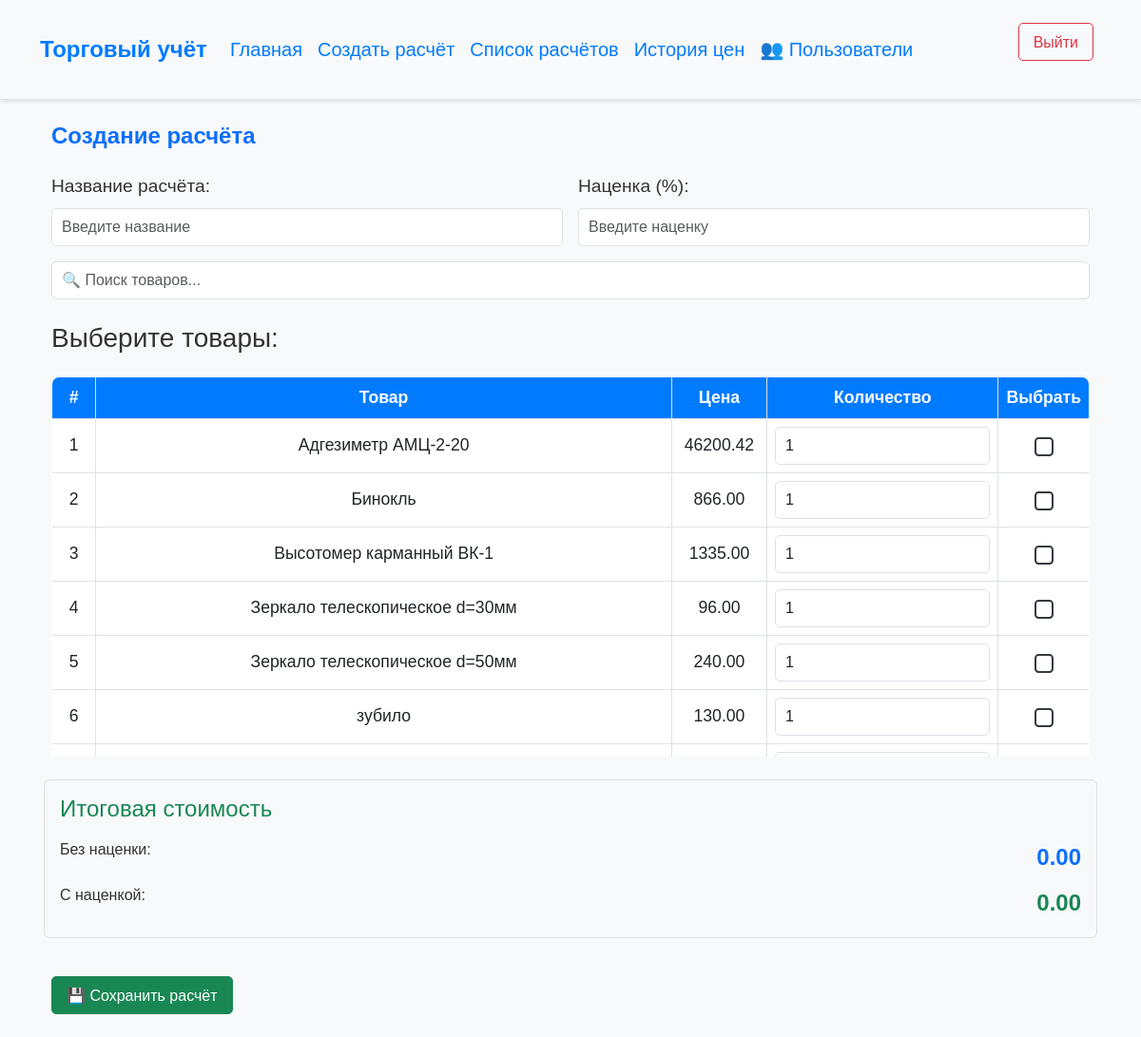
The page /calculations/create/ (signed in) on the database its author committed.
### trades/models.py (models this page shows, shortened)
class Item(models.Model):
    name = models.CharField(max_length=255, unique=True)
    price = models.DecimalField(max_digits=10, decimal_places=2)

### trades/views.py (the view, shortened to what this page needs)
# urls.py: path('calculations/create/', views.create_calculation, name='create_calculation'),
def create_calculation(request):
    search_query = request.GET.get('search', '')
    items = Item.objects.filter(name__icontains=search_query) if search_query else Item.objects.all()
    return render(request, "trades/create_calculation.html", {"items": items, "search_query": search_query})

### trades/templates/trades/create_calculation.html (shortened to what this page needs)
{% extends 'base.html' %}
{% block content %}
    <div class="container my-4">
        <h2 class="mb-4 text-primary">Создание расчёта</h2>
        <form method="post" id="calculation-form" class="row g-3">
            <div class="col-md-6">
                <label for="title" class="form-label">Название расчёта:</label>
                <input type="text" id="title" name="title" class="form-control" placeholder="Введите название" required>
            </div>
            <div class="col-md-6">
                <label for="markup" class="form-label">Наценка (%):</label>
                <input type="number" id="markup" name="markup" class="form-control"
                       step="{{ user_settings.markup_step }}"
                       placeholder="Введите наценку"
                       value="{{ user_settings.markup_step }}" required>
            </div>
            <div class="col-12 mt-3">
                <input type="text" id="search-input" class="form-control" placeholder="🔍 Поиск товаров...">
            </div>
            <h3 class="mt-4">Выберите товары:</h3>
            <div class="table-responsive" style="max-height: 400px; overflow-y: auto;">
                <table class="table table-bordered table-hover" id="calculation-table">
                    <thead class="table-light">
                    <tr>
                        <th>#</th>
                        <th>Товар</th>
                        <th>Цена</th>
                        <th>Количество</th>
                        <th class="text-center">Выбрать</th>
                    </tr>
                    </thead>
                    <tbody>
                    {% for item in items %}
                        <tr id="item-{{ item.id }}">
                            <td>{{ forloop.counter }}</td>
                            <td class="item-name">{{ item.name }}</td>
                            <td class="item-price">{{ item.price }}</td>
                            <td>
                                <input type="number" name="quantity_{{ item.id }}" value="1" min="1"
                                       class="form-control quantity-input">
                            </td>
                            <td class="text-center">
                                <input type="checkbox" name="items" value="{{ item.id }}"
                                       class="form-check-input item-checkbox">
                            </td>
                        </tr>
                    {% endfor %}
                    </tbody>
                </table>
            </div>
            <div class="col-12 my-4 p-3 rounded bg-light border">
                <h4 class="text-success">Итоговая стоимость</h4>
                <div class="d-flex justify-content-between align-items-center mt-3">
                    <p>Без наценки:</p>
                    <span id="total-without-markup" class="fs-4 fw-bold text-primary">0.00</span>
                </div>
                <div class="d-flex justify-content-between align-items-center mt-2">
                    <p>С наценкой:</p>
                    <span id="total-with-markup" class="fs-4 fw-bold text-success">0.00</span>
                </div>
            </div>
            <div class="col-12">
                <button type="submit" class="btn btn-success btn-lg">💾 Сохранить расчёт</button>
            </div>
        </form>
    </div>
{% endblock %}

### static/css/styles.css (style rules this page uses)
input[type="checkbox"] { border: 2px solid #343a40; width: 20px; height: 20px; appearance: none; cursor: pointer; }
body { font-family: "Arial", sans-serif; background-color: #f8f9fa; color: #333; }
.table { background: white; border: 1px solid #dee2e6; border-radius: 8px; overflow: hidden; width: 100%; border-collapse: collapse; }
.table th, .table td { font-size: 1.1rem; text-align: center; vertical-align: middle; }
.table th { background: #007bff; color: white; font-weight: bold; }
.form-label { font-size: 1.2rem; }
.form-control { font-size: 16px; padding: 10px; border-radius: 5px; }
form input, form select, form button { height: 40px; }
.btn { font-size: 16px; padding: 8px 15px; border-radius: 5px; }
table { width: 100%; border-collapse: collapse; }
table tbody tr { height: 50px; }
h2 { font-size: 24px; font-weight: bold; margin-bottom: 15px; }

### rows shown on the page
Item: name "Адгезиметр АМЦ-2-20", price "46200.42"
Item: name "Бинокль", price "866.00"
Item: name "Высотомер карманный ВК-1", price "1335.00"
Item: name "Зеркало телескопическое d=30мм", price "96.00"
Item: name "Зеркало телескопическое d=50мм", price "240.00"
Item: name "зубило", price "130.00"
